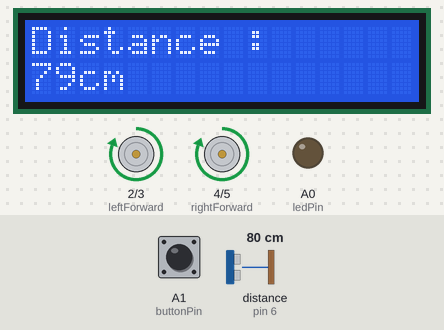
Simulated run of this sketch. Board: Arduino Uno, built with avr-gcc and run on an emulated ATmega328P. On the bench: 16×2 character LCD, motor-driver pin pairs drawn as motors (green arrow = first pin HIGH = forward, orange = second pin HIGH = backward, longer = more drive), output pins drawn as LEDs (lit = HIGH). Wiring (inferred from the names in the program): ultrasonic range finder: trigger pin 7; echo pin 6. The test bench sets the inputs (shaded band); at power-on: A1 (buttonPin) LOW, distance to the obstacle (sensor on pin 6) 80 cm. The echo pulse lasts 58.3 µs per cm; pins used as bus, display or sensor lines are not drawn.

Above: at 1.2 s.
1.3 s: A1 (buttonPin) pulled HIGH for 1.3 s
At 2.8 s:
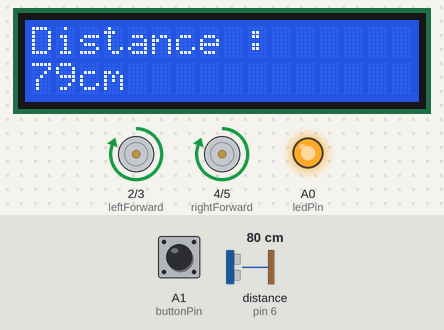
4.5 s: distance to the obstacle (sensor on pin 6) set to 2 cm
At 6.3 s:
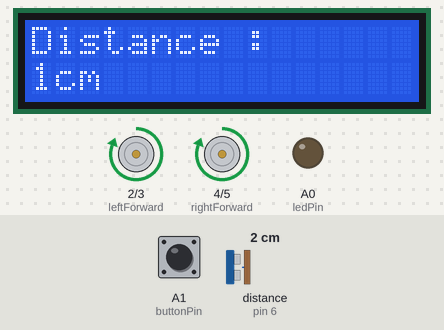
6.6 s: distance to the obstacle (sensor on pin 6) set to 4 cm
At 8.3 s:
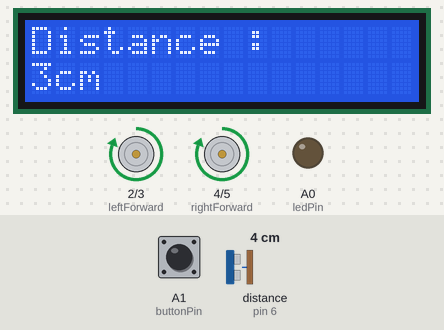
8.6 s: distance to the obstacle (sensor on pin 6) set to 9 cm
At 10.3 s:
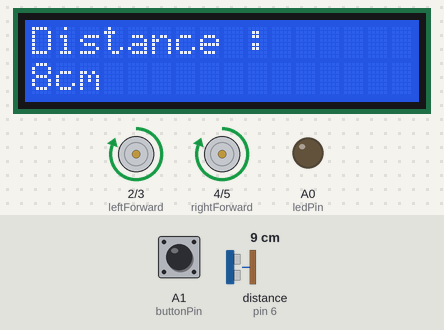
Timing chart, 0 to 11.6 s (numbered marks = the images above; inputs shaded):
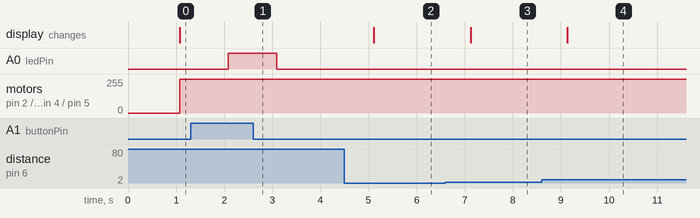

Measured:
- after the input at 1.3 s, A0 (ledPin): LOW → HIGH after 0.78 s, → LOW 1.0 s later
- after the input at 4.5 s, the display: changes after 0.61 s (image 2)
- after the input at 6.6 s, the display: changes after 0.52 s (image 3)
- after the input at 8.6 s, the display: changes after 0.53 s (image 4)

The sketch:

ultra_dc_switch.ino
```cpp
#define echoPin 6
#define trigPin 7

const int buttonPin = A1;
const int ledPin =  A0;
int buttonState = 0;

const int leftForward = 2;
const int leftBackward = 3;
const int rightForward = 4;
const int rightBackward = 5;

#include <LiquidCrystal.h>
LiquidCrystal lcd(13, 12, 11, 10, 9, 8);

void setup()
{

 lcd.begin(16, 2);

 pinMode(trigPin, OUTPUT);
 pinMode(echoPin, INPUT);
 pinMode(leftForward , OUTPUT);
  pinMode(leftBackward , OUTPUT);
  pinMode(rightForward , OUTPUT);
  pinMode(rightBackward , OUTPUT);
  pinMode(ledPin, OUTPUT);
  pinMode(buttonPin, INPUT);
}

long duration, distance;
void loop()
{
  lcd.clear();
  lcd.setCursor(0, 0);
  lcd.print("Distance : ");
  lcd.setCursor(0, 1);
  lcd.print(distance);
  lcd.println("cm");
  delay(1000);

  digitalWrite(trigPin, LOW);
  delayMicroseconds(2);
  digitalWrite(trigPin, HIGH);
  delayMicroseconds(10);
  digitalWrite(trigPin, LOW);
  duration = pulseIn(echoPin, HIGH);
  distance = (duration/2) / 29.1;

  digitalWrite(leftForward , HIGH);
  digitalWrite(leftBackward , LOW);
  digitalWrite(rightForward , HIGH);
  digitalWrite(rightBackward , LOW);

   buttonState = digitalRead(buttonPin);

  // check if the pushbutton is pressed. If it is, the buttonState is HIGH:
  if (buttonState == HIGH)
  {
    // turn LED on:
    digitalWrite(ledPin, HIGH);
  } else
  {
    // turn LED off:
    digitalWrite(ledPin, LOW);
  }
}
```
